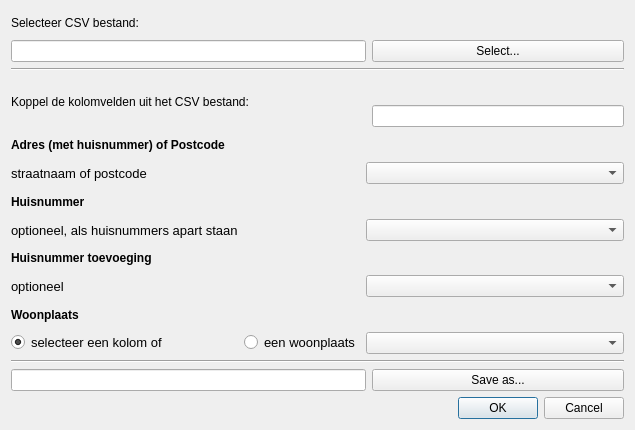
<?xml version="1.0" encoding="UTF-8"?>
<ui version="4.0">
 <class>pdokbaggeocoder_form</class>
 <widget class="QDialog" name="pdokbaggeocoder_form">
  <property name="windowModality">
   <enum>Qt::ApplicationModal</enum>
  </property>
  <property name="enabled">
   <bool>true</bool>
  </property>
  <property name="geometry">
   <rect>
    <x>0</x>
    <y>0</y>
    <width>635</width>
    <height>430</height>
   </rect>
  </property>
  <property name="mouseTracking">
   <bool>false</bool>
  </property>
  <property name="windowTitle">
   <string>PDOK BAG Geocoder</string>
  </property>
  <layout class="QGridLayout" name="gridLayout">
   <item row="15" column="0" colspan="3">
    <widget class="QLineEdit" name="shapefilename">
     <property name="text">
      <string/>
     </property>
     <property name="readOnly">
      <bool>false</bool>
     </property>
    </widget>
   </item>
   <item row="7" column="0">
    <widget class="QLabel" name="housenumber_label">
     <property name="font">
      <font>
       <weight>75</weight>
       <bold>true</bold>
      </font>
     </property>
     <property name="text">
      <string>Huisnummer</string>
     </property>
    </widget>
   </item>
   <item row="8" column="2" colspan="2">
    <widget class="QComboBox" name="housenumber"/>
   </item>
   <item row="1" column="3">
    <widget class="QPushButton" name="browse_infile">
     <property name="text">
      <string>Select...</string>
     </property>
    </widget>
   </item>
   <item row="11" column="0">
    <widget class="QLabel" name="city_label">
     <property name="font">
      <font>
       <weight>75</weight>
       <bold>true</bold>
      </font>
     </property>
     <property name="text">
      <string>Woonplaats</string>
     </property>
    </widget>
   </item>
   <item row="12" column="2" colspan="2">
    <widget class="QComboBox" name="city"/>
   </item>
   <item row="12" column="1">
    <widget class="QRadioButton" name="radio_list">
     <property name="font">
      <font>
       <pointsize>10</pointsize>
      </font>
     </property>
     <property name="text">
      <string>een woonplaats</string>
     </property>
     <property name="checked">
      <bool>false</bool>
     </property>
     <property name="autoExclusive">
      <bool>true</bool>
     </property>
    </widget>
   </item>
   <item row="6" column="2" colspan="2">
    <widget class="QComboBox" name="address"/>
   </item>
   <item row="12" column="0">
    <widget class="QRadioButton" name="radio_column">
     <property name="font">
      <font>
       <pointsize>10</pointsize>
      </font>
     </property>
     <property name="text">
      <string>selecteer een kolom of</string>
     </property>
     <property name="checked">
      <bool>true</bool>
     </property>
    </widget>
   </item>
   <item row="1" column="0" colspan="3">
    <widget class="QLineEdit" name="infilename">
     <property name="text">
      <string/>
     </property>
     <property name="readOnly">
      <bool>false</bool>
     </property>
    </widget>
   </item>
   <item row="2" column="0" colspan="4">
    <widget class="Line" name="line">
     <property name="orientation">
      <enum>Qt::Horizontal</enum>
     </property>
    </widget>
   </item>
   <item row="6" column="0" colspan="2">
    <widget class="QLabel" name="address_sublabel">
     <property name="font">
      <font>
       <pointsize>10</pointsize>
       <weight>50</weight>
       <bold>false</bold>
      </font>
     </property>
     <property name="text">
      <string>straatnaam of postcode</string>
     </property>
    </widget>
   </item>
   <item row="5" column="0" colspan="2">
    <widget class="QLabel" name="address_label">
     <property name="font">
      <font>
       <weight>75</weight>
       <bold>true</bold>
      </font>
     </property>
     <property name="text">
      <string>Adres (met huisnummer) of Postcode</string>
     </property>
    </widget>
   </item>
   <item row="3" column="0" rowspan="2" colspan="3">
    <widget class="QLabel" name="label_add_column_selection">
     <property name="text">
      <string>Koppel de kolomvelden uit het CSV bestand: </string>
     </property>
    </widget>
   </item>
   <item row="15" column="3">
    <widget class="QPushButton" name="browse_shapefile">
     <property name="text">
      <string>Save as...</string>
     </property>
    </widget>
   </item>
   <item row="8" column="0">
    <widget class="QLabel" name="housenumber_sublabel">
     <property name="font">
      <font>
       <pointsize>10</pointsize>
       <weight>50</weight>
       <bold>false</bold>
      </font>
     </property>
     <property name="text">
      <string>optioneel, als huisnummers apart staan</string>
     </property>
    </widget>
   </item>
   <item row="9" column="0">
    <widget class="QLabel" name="addition_label">
     <property name="font">
      <font>
       <weight>75</weight>
       <bold>true</bold>
      </font>
     </property>
     <property name="text">
      <string>Huisnummer toevoeging</string>
     </property>
    </widget>
   </item>
   <item row="10" column="0">
    <widget class="QLabel" name="addition_sublabel">
     <property name="font">
      <font>
       <pointsize>10</pointsize>
       <weight>50</weight>
       <bold>false</bold>
      </font>
     </property>
     <property name="text">
      <string>optioneel</string>
     </property>
    </widget>
   </item>
   <item row="10" column="2" colspan="2">
    <widget class="QComboBox" name="addition"/>
   </item>
   <item row="16" column="2" colspan="2">
    <widget class="QDialogButtonBox" name="buttonBox">
     <property name="orientation">
      <enum>Qt::Horizontal</enum>
     </property>
     <property name="standardButtons">
      <set>QDialogButtonBox::Cancel|QDialogButtonBox::Ok</set>
     </property>
    </widget>
   </item>
   <item row="0" column="0">
    <widget class="QLabel" name="label_select_file">
     <property name="text">
      <string>Selecteer CSV bestand:</string>
     </property>
    </widget>
   </item>
   <item row="14" column="0" colspan="4">
    <widget class="Line" name="line_2">
     <property name="orientation">
      <enum>Qt::Horizontal</enum>
     </property>
    </widget>
   </item>
   <item row="4" column="3">
    <widget class="QLineEdit" name="notfoundfilename"/>
   </item>
  </layout>
 </widget>
 <resources/>
 <connections>
  <connection>
   <sender>buttonBox</sender>
   <signal>accepted()</signal>
   <receiver>pdokbaggeocoder_form</receiver>
   <slot>accept()</slot>
   <hints>
    <hint type="sourcelabel">
     <x>248</x>
     <y>254</y>
    </hint>
    <hint type="destinationlabel">
     <x>157</x>
     <y>274</y>
    </hint>
   </hints>
  </connection>
  <connection>
   <sender>buttonBox</sender>
   <signal>rejected()</signal>
   <receiver>pdokbaggeocoder_form</receiver>
   <slot>reject()</slot>
   <hints>
    <hint type="sourcelabel">
     <x>316</x>
     <y>260</y>
    </hint>
    <hint type="destinationlabel">
     <x>286</x>
     <y>274</y>
    </hint>
   </hints>
  </connection>
 </connections>
</ui>
